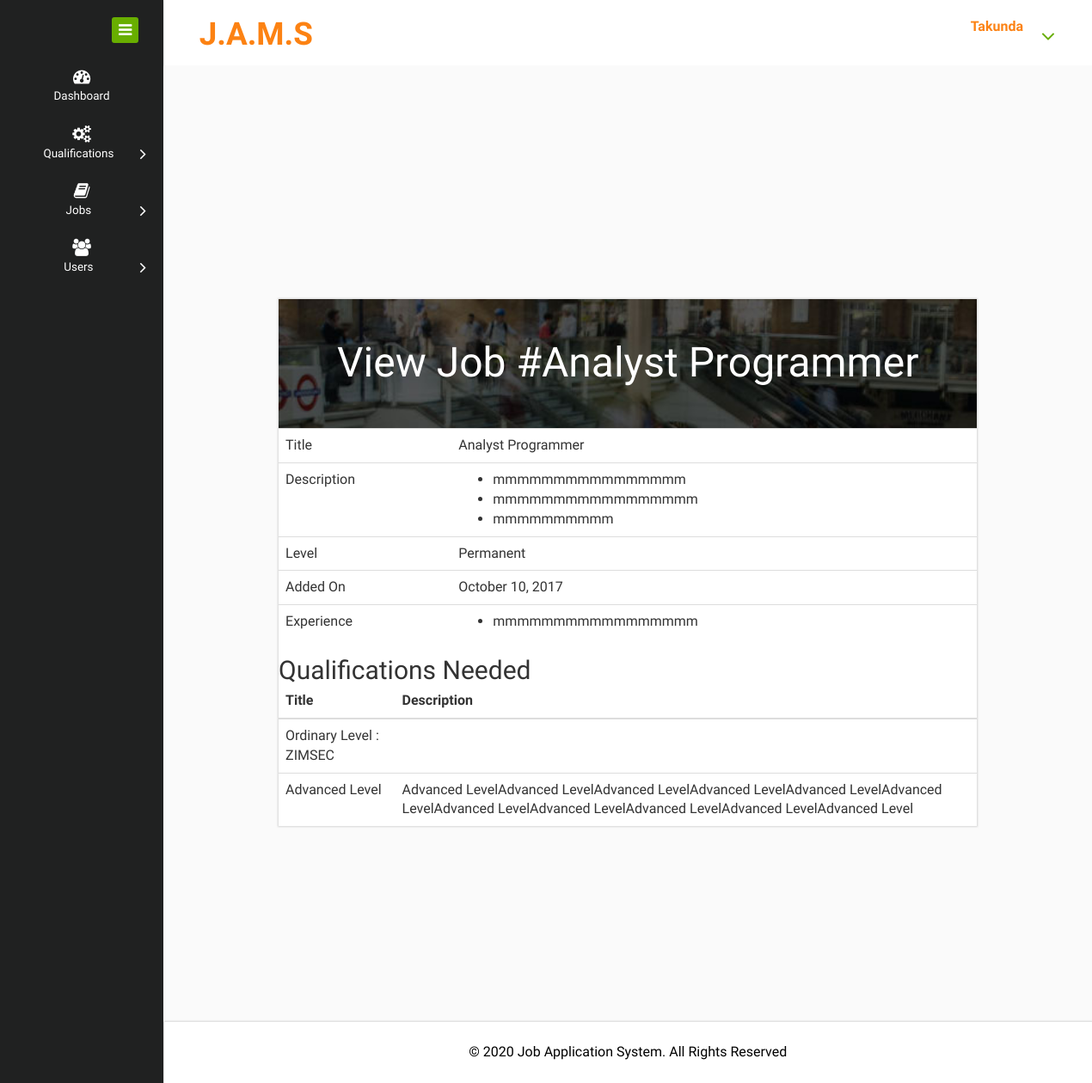
The app's page /admin/viewjob.php?id=7 (signed in) with its own data.
### tables this page shows
CREATE TABLE `job` (
  `id` int(11) NOT NULL,
  `title` varchar(255) NOT NULL,
  `description` text NOT NULL,
  `level` enum('Attachment','Permanent') NOT NULL,
  `created` timestamp NOT NULL DEFAULT CURRENT_TIMESTAMP ON UPDATE CURRENT_TIMESTAMP,
  `experience` text NOT NULL,
  `location` varchar(255) NOT NULL,
  `type` varchar(255) NOT NULL
);

CREATE TABLE `job_qualifications` (
  `id` int(11) NOT NULL,
  `jid` int(11) NOT NULL,
  `qid` int(11) NOT NULL,
  `created` timestamp NOT NULL DEFAULT CURRENT_TIMESTAMP ON UPDATE CURRENT_TIMESTAMP
);

CREATE TABLE `qualifications` (
  `id` int(11) NOT NULL,
  `name` varchar(255) NOT NULL,
  `created` timestamp NOT NULL DEFAULT CURRENT_TIMESTAMP ON UPDATE CURRENT_TIMESTAMP,
  `description` text NOT NULL
);

### admin/connect.php (called while the page is built)
<?php
function connect(){
$servername = "localhost";
$username = "root";
$password = "";
$return = null;
try {
    $conn = new PDO("mysql:host=$servername;dbname=jobs", $username, $password);
    $conn->setAttribute(PDO::ATTR_ERRMODE, PDO::ERRMODE_EXCEPTION);
    $return=$conn;
  }
catch(PDOException $e){
    echo "Connection failed: " . $e->getMessage();
    }
    return $return;
    }
?>

### admin/model.php (called while the page is built, shortened)
<?php
class model{
public $conn=null;
function __construct(){
include("connect.php");
$this->conn=connect();
}
public function getJob($id){
    $str="SELECT * FROM job WHERE id='{$id}'";
    $stmt = $this->conn->prepare($str);
    $stmt->execute();
    $stmt->setFetchMode(PDO::FETCH_ASSOC);
    $return = $stmt->fetchAll();
    return $return;
}
public function getQualificationsNeeded($id) {
					$sql="SELECT
					                                      job_qualifications.*,qualifications.*
					                                      FROM
					                                      job_qualifications,qualifications
					                                      WHERE
					                                      job_qualifications.jid='{$id}'
					                                      AND
					                                      job_qualifications.qid=qualifications.id
					                                      ";
    $stmt = $this->conn->prepare($sql);
    $stmt->execute();
    $stmt->setFetchMode(PDO::FETCH_ASSOC);
    $return = $stmt->fetchAll();
    return $return;
		}
public function dateFormater($date){
$date = new DateTime($date);
return $date->format('F j, Y');
}
}
?>

### admin/viewjob.php (the view, shortened to what this page needs)
<?php
include("header.php");
$id=$_REQUEST['id'];
$data=$model->getJob($id);
$q=$model->getQualificationsNeeded($id);
?>
<div class="signup-page-main">
     <div class="signup-main">
    	 <div class="signup-head">
<h1>View Job #<?php echo $data[0]['title']; ?></h1>
</div>
<table class="table table-stripped">
<tr>
<td>Title</td>
<td><?php echo $data[0]['title']; ?></td>
</tr>
<td>Description</td>
<td><?php echo $data[0]['description']; ?></td>
<td>Level</td>
<td><?php echo $data[0]['level']; ?></td>
<td>Added On</td>
<td><?php echo $model->dateFormater($data[0]['created']); ?></td>
<td>Experience</td>
<td><?php echo $data[0]['experience']; ?></td>
</table>
<h2>Qualifications Needed</h2>
<table class="table">
<thead>
<tr>
<th>Title</th>
<th>Description</th>
</tr>
</thead>
<tbody>
<?php
$count=count($q);
for($x=0;$x<$count;$x++) {
	?>
	<tr>
	<td><?php echo $q[$x]['name']; ?></td>
	<td><?php echo $q[$x]['description']; ?></td>
	</tr>
	<?php
	}
?>
</tbody>
</table>
</div>
</div>
<?php
include("footer.php");
?>

### records on screen
job: title "Analyst Programmer", description "mmmmmmmmmmmmmmmm mmmmmmmmmmmmmmmmm mmmmmmmmmm", level "Permanent", created "October 10, 2017", experience "mmmmmmmmmmmmmmmmm"
job_qualifications: qualifications.name "Ordinary Level : ZIMSEC"
job_qualifications: qualifications.name "Advanced Level", qualifications.description "Advanced LevelAdvanced LevelAdvanced LevelAdvanced LevelAdvanced LevelAdvanced LevelAdvanced LevelAdvanced LevelAdvanced LevelAdvanced LevelAdvanced Level"

### other values on screen
$_SESSION['name'] "Takunda"
